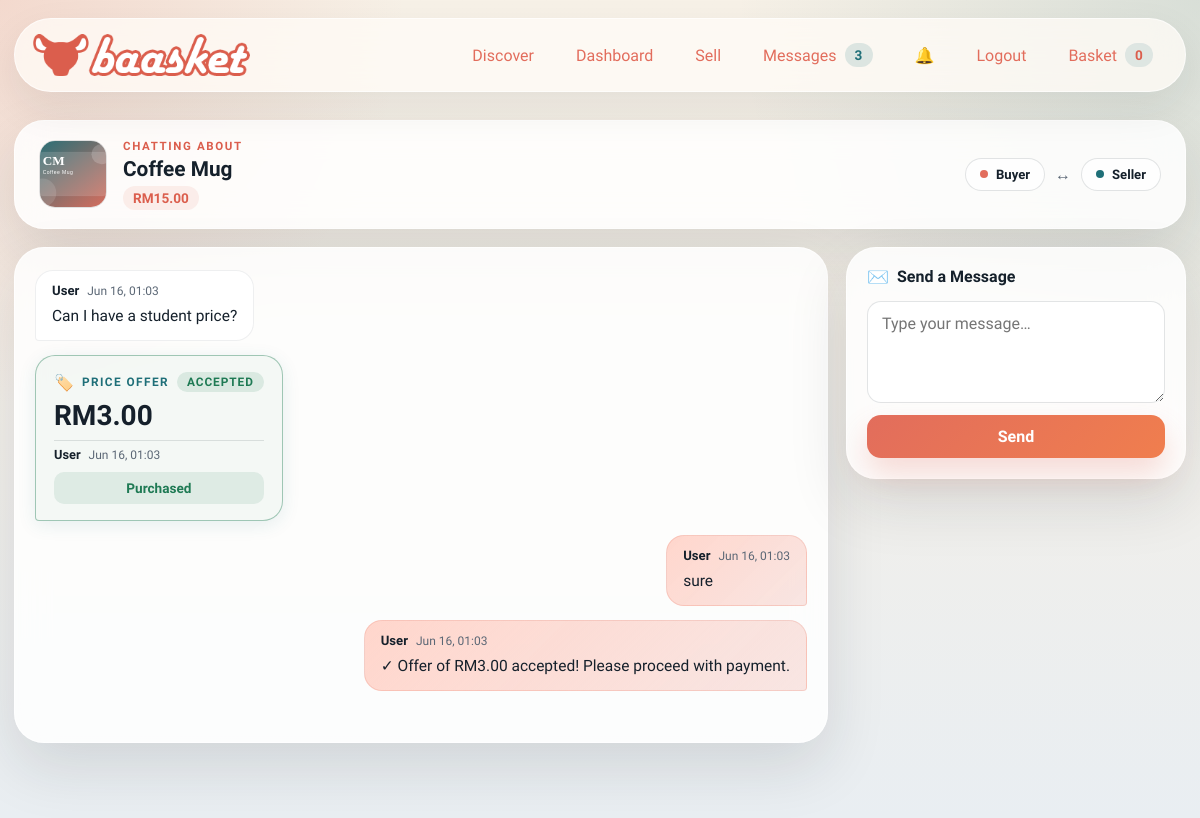
/chat/e3f3866364a84f128c505a80d6912e56 (signed in), run on the app's committed database.
### models.py (models this page shows, shortened)
class ListingModel(db.Model):
    id = db.Column(db.Integer, primary_key=True)                              # ITEMID (internal int; ITEMID UUID stored separately if needed)
    seller_id = db.Column(db.Integer, db.ForeignKey("user.id"), nullable=False, index=True)   # SELLERID → USER
    buyer_id  = db.Column(db.Integer, db.ForeignKey("user.id"), nullable=True,  index=True)   # BUYERID  → USER (null until sold)
    category    = db.Column(db.String(80),  nullable=False, index=True)       # CATEGORYID
    subcategory = db.Column(db.String(120), nullable=False, default="")       # SUBCATEGORYID
    title       = db.Column(db.String(100), nullable=False, index=True)       # TITLE    VARCHAR(100)
    price       = db.Column(db.Float,       nullable=False)                   # PRICE    FLOAT
    condition   = db.Column(db.String(10),  nullable=False)                   # CONDITION VARCHAR(10)
    listed_date = db.Column(db.DateTime,    nullable=False, default=datetime.utcnow, index=True)  # LISTEDDATE
    description = db.Column(db.String(1000), nullable=False)                  # DESCRIPTION VARCHAR(1000)
    likes    = db.Column(db.Integer, nullable=False, default=0)               # LIKES    INTEGER (≥ 0)
    reserved = db.Column(db.Boolean, nullable=False, default=False)           # RESERVED bool
    buyable  = db.Column(db.Boolean, nullable=False, default=True)            # BUYABLE  bool
    image_path     = db.Column(db.String(255), nullable=False, default="")
    seed_image_data = db.Column(db.Text,       nullable=False, default="")
    location       = db.Column(db.String(80),  nullable=False, default="")
    quantity       = db.Column(db.Integer,     nullable=False, default=1)
    sku            = db.Column(db.String(64),  nullable=True,  default="")
    is_active      = db.Column(db.Boolean,     nullable=False, default=True)
    created_at = db.synonym("listed_date")
    offers = db.relationship("Offer", backref="listing", lazy=True, cascade="all, delete-orphan")
    @property
    def price_label(self) -> str:
        return f"RM{float(self.price):,.2f}"
    @property
    def image_data(self) -> str:
        if self.image_path:
            return f"/static/{self.image_path}"
        return self.seed_image_data or "/static/assets/logo/baasket_logo.png"

class Message(db.Model):
    __tablename__ = "message"
    messageID = db.Column(db.String(36), primary_key=True)
    content = db.Column(db.Text, nullable=False)
    timestamp = db.Column(db.DateTime, nullable=False, default=datetime.utcnow)
    session_id = db.Column(db.String(36), db.ForeignKey("chat_session.chatID"), nullable=False)
    creator_id = db.Column(db.Integer, db.ForeignKey("user.id"), nullable=False)

class Offer(db.Model):
    id = db.Column(db.Integer, primary_key=True)
    listing_id = db.Column(db.Integer, db.ForeignKey("listing_model.id"), nullable=False, index=True)
    sender_id = db.Column(db.Integer, db.ForeignKey("user.id"), nullable=True, index=True)
    receiver_id = db.Column(db.Integer, db.ForeignKey("user.id"), nullable=True, index=True)
    created_at = db.Column(db.DateTime, nullable=False, default=datetime.utcnow, index=True)
    amount = db.Column(db.Numeric(10, 2), nullable=False)
    acceptanceStatus = db.Column(db.String(20), nullable=False, default="pending")
    accepted_at = db.Column(db.DateTime, nullable=True)
    redeemed = db.Column(db.Boolean, nullable=False, default=False)
    redeemed_at = db.Column(db.DateTime, nullable=True)
    sender = db.relationship("User", foreign_keys=[sender_id], backref="offers_sent")
    receiver = db.relationship("User", foreign_keys=[receiver_id], backref="offers_received")
    @property
    def amount_label(self) -> str:
        return f"RM{Decimal(self.amount):,.2f}"

### main.py (the view)
	@app.get("/chat/<string:chat_id>")
	@login_required
	def chat_view(chat_id: str) -> ResponseReturnValue:
		chat = ChatSession.query.filter_by(chatID=chat_id).first()
		if chat is None:
			flash("Chat session not found.", "warning")
			return redirect(url_for("index"))
		if current_user.id not in (chat.buyer_id, chat.seller_id):
			flash("You are not a participant in this chat.", "warning")
			return redirect(url_for("index"))
		messages = Message.query.filter_by(session_id=chat.chatID).order_by(Message.timestamp.asc()).all()
		listing = db.session.get(Item, chat.listing_id) if chat.listing_id else None
		return render_template(
			"chat.html",
			title="Chat",
			chat=chat,
			messages=messages,
			listing=listing,
		)

### models.py (called while the page is built)
@login_manager.user_loader
def load_user(user_id: str) -> User | None:
    if not user_id.isdigit():
        return None
    return db.session.get(User, int(user_id))

### payment.py (called while the page is built)
    def options(self) -> tuple[dict[str, object], ...]:
        return tuple(
            {
                "code": strategy.code,
                "label": strategy.label,
                "fee_rate": getattr(strategy, "fee_rate", Decimal("0.00")),
            }
            for strategy in self._strategies.values()
        )

### templates/chat.html (shortened to what this page needs)
{% extends "base.html" %}
{% block content %}
<section class="chat-page">
  <div class="chat-header card-surface">
    <div class="chat-header-left">
      {% if listing %}
        {% if listing.image_data %}
          <img class="chat-listing-thumb" src="{{ listing.image_data }}" alt="{{ listing.title }}">
        {% endif %}
        <div class="chat-header-info">
          <span class="chat-label">Chatting about</span>
          <h2 class="chat-listing-title">{{ listing.title }}</h2>
          <span class="chat-price-tag">{{ listing.price_label }}</span>
        </div>
      {% else %}
        <div class="chat-header-info">
          <h2 class="chat-listing-title">Conversation</h2>
        </div>
      {% endif %}
    </div>
    <div class="chat-header-right">
      {% if chat.seller_id %}
        {% set seller = namespace(name='Seller') %}
        {% for m in messages %}
          {% if m.creator_id == chat.seller_id %}
            {% set seller.name = m.creator.username if m.creator else 'Seller' %}
          {% endif %}
        {% endfor %}
      {% endif %}
      <div class="chat-participants">
        <span class="participant-chip buyer-chip">
          <span class="chip-dot"></span>
          Buyer
        </span>
        <span class="participant-divider">↔</span>
        <span class="participant-chip seller-chip">
          <span class="chip-dot"></span>
          Seller
        </span>
      </div>
    </div>
  </div>
  <div class="chat-layout">
    <div class="chat-thread card-surface" id="chat-thread">
      <div class="thread-inner" id="thread-inner">
        {% if not messages %}
          <div class="thread-empty">
            <div class="thread-empty-icon">💬</div>
            <p>No messages yet — say hello and start negotiating!</p>
          </div>
        {% else %}
          {% for m in messages %}
            {% set is_me = (m.creator_id == current_user.id) %}
            {% set is_offer_msg = m.content.startswith('OFFER:') %}
            {% if is_offer_msg %}
              {% set offer_id = m.content[6:] | int(default=0) %}
              {% set offer = namespace(obj=None) %}
              {% for o in listing.offers if listing %}
                {% if o.id == offer_id %}
                  {% set offer.obj = o %}
                {% endif %}
              {% endfor %}
              <div class="msg-row {{ 'msg-row--me' if is_me else 'msg-row--them' }}">
                <div class="offer-bubble {{ 'offer-bubble--me' if is_me else 'offer-bubble--them' }} {{ 'offer-' + offer.obj.acceptanceStatus if offer.obj else '' }}">
                  <div class="offer-badge">
                    <span class="offer-icon">🏷️</span>
                    <span class="offer-label">Price Offer</span>
                    {% if offer.obj %}
                      <span class="offer-status-chip status-{{ offer.obj.acceptanceStatus }}">{{ offer.obj.acceptanceStatus | capitalize }}</span>
                    {% endif %}
                  </div>
                  {% if offer.obj %}
                    <div class="offer-amount">{{ offer.obj.amount_label }}</div>
                  {% else %}
                    <div class="offer-amount offer-amount--ghost">Offer #{{ offer_id }}</div>
                  {% endif %}
                  <div class="offer-meta">
                    <strong>{{ m.creator.username if m.creator else 'User' }}</strong>
                    <time>{{ m.timestamp.strftime('%b %d, %H:%M') if m.timestamp else '' }}</time>
                  </div>
                  {% if offer.obj and offer.obj.acceptanceStatus == 'pending' and current_user.id == chat.seller_id %}
                    <div class="offer-actions">
                      <form method="post" action="{{ url_for('accept_offer', chat_id=chat.chatID, offer_id=offer.obj.id) }}">
                        <button type="submit" class="offer-btn offer-btn--accept">✓ Accept</button>
                      </form>
                      <form method="post" action="{{ url_for('decline_offer', chat_id=chat.chatID, offer_id=offer.obj.id) }}">
                        <button type="submit" class="offer-btn offer-btn--decline">✕ Decline</button>
                      </form>
                    </div>
                  {% elif offer.obj and offer.obj.acceptanceStatus == 'accepted' %}
                    {% if offer.obj.redeemed %}
                      <div class="offer-resolved offer-resolved--accepted">Purchased</div>
                    {% elif current_user.id == offer.obj.sender_id %}
                      <div class="offer-resolved offer-resolved--accepted">✓ Offer accepted</div>
                      <a href="{{ url_for('offer_checkout', offer_id=offer.obj.id) }}" class="primary-button inline-button" style="margin-top:8px; display:inline-flex;">
                        Buy at {{ offer.obj.amount_label }}
                      </a>
                    {% else %}
                      <div class="offer-resolved offer-resolved--accepted">✓ Offer accepted</div>
                    {% endif %}
                  {% elif offer.obj and offer.obj.acceptanceStatus == 'declined' %}
                    <div class="offer-resolved offer-resolved--declined">✕ Offer declined</div>
                  {% endif %}
                </div>
              </div>
            {% else %}
              <div class="msg-row {{ 'msg-row--me' if is_me else 'msg-row--them' }}">
                <div class="msg-bubble {{ 'msg-bubble--me' if is_me else 'msg-bubble--them' }}">
                  <div class="msg-meta">
                    <strong>{{ m.creator.username if m.creator else 'User' }}</strong>
                    <time>{{ m.timestamp.strftime('%b %d, %H:%M') if m.timestamp else '' }}</time>
                  </div>
                  <p class="msg-text">{{ m.content }}</p>
                </div>
              </div>
            {% endif %}
          {% endfor %}
        {% endif %}
      </div>
    </div>
    <div class="chat-controls">
      <div class="control-card card-surface">
        <h3 class="control-title">
          <span class="control-icon">✉️</span> Send a Message
        </h3>
        <form method="post" action="{{ url_for('post_message', chat_id=chat.chatID) }}" class="control-form">
          <textarea name="content" rows="4" placeholder="Type your message…" required></textarea>
          <button type="submit" class="primary-button control-submit">Send</button>
        </form>
      </div>
    </div>
  </div>
</section>
{% endblock %}

### data on the page
ListingModel: title (picture), title "Coffee Mug", price_label "RM15.00"
Message: creator "User", timestamp "Jun 16, 01:03", content "Can I have a student price?"
Message: creator "User", timestamp "Jun 16, 01:03", shows "Purchased"
Offer: obj.acceptanceStatus "ACCEPTED", obj.amount_label "RM3.00"
Message: creator "User", timestamp "Jun 16, 01:03", content "sure"
Message: creator "User", timestamp "Jun 16, 01:03", content "✓ Offer of RM3.00 accepted! Please proceed with payment."

### other printed values
{{ chat_count }} "3"
{{ cart_count }} "0"
